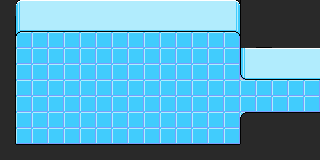

The image is a tile-based game level rendered from a .tmx file. Its description and complete source (layers, tilesets, objects, tile grids) follow:
An orthogonal 20x10 tile map with 16x16 px tiles, 4 tile layers (Tile Layer 1, Tile Layer 2, Tile Layer 3, Tile Layer 4).

<map version="1.4" tiledversion="1.4.2" orientation="orthogonal" renderorder="right-down" width="20" height="10" tilewidth="16" tileheight="16" infinite="0" nextlayerid="5" nextobjectid="1">
 <tileset firstgid="1" source="lab.tsx" />
 <layer id="1" name="Tile Layer 1" width="20" height="10">
  <data encoding="csv">
71,71,102,102,102,102,102,102,102,102,102,102,102,102,102,102,102,102,102,103,
81,101,102,102,102,102,102,102,102,102,102,102,102,102,102,102,102,102,103,113,
101,2,2,2,2,2,2,2,2,2,2,2,2,2,2,2,102,102,102,103,
111,2,2,2,2,2,2,2,2,2,2,2,2,2,2,2,112,112,112,113,
111,2,2,2,2,2,2,2,2,2,2,2,2,2,2,112,0,0,2,2,
111,2,2,2,2,2,2,2,2,2,2,2,2,2,2,2,2,2,2,2,
111,2,2,2,2,2,2,2,2,2,2,2,2,2,2,2,2,2,2,2,
2,2,2,2,2,2,2,2,2,2,2,2,2,2,2,2,2,2,2,113,
2,2,2,2,2,2,2,2,2,2,2,2,2,2,2,2,2,112,112,113,
121,122,122,122,122,122,122,122,122,122,122,122,122,122,2,2,122,122,122,123
</data>
 </layer>
 <layer id="2" name="Tile Layer 2" width="20" height="10">
  <data encoding="csv">
71,42,42,42,42,42,42,42,42,42,42,42,42,42,42,42,42,42,42,72,
81,52,52,52,52,52,52,52,52,52,52,52,52,52,52,52,52,52,52,82,
91,0,0,0,0,0,0,0,0,0,0,0,0,0,0,0,0,0,0,92,
0,0,0,0,0,0,0,0,0,0,0,0,0,0,0,0,0,0,0,0,
0,0,0,0,0,0,0,0,0,0,0,0,0,0,0,0,0,0,0,0,
0,0,0,0,0,0,0,0,0,0,0,0,0,0,0,0,0,0,0,0,
0,0,0,0,0,0,0,0,0,0,0,0,0,0,0,0,0,0,0,0,
0,0,0,0,0,0,0,0,0,0,0,0,0,0,0,0,0,0,0,0,
0,0,0,0,0,0,0,0,0,0,0,0,0,0,0,0,0,0,0,0,
0,0,0,0,0,0,0,0,0,0,0,0,0,0,0,0,0,0,0,0
</data>
 </layer>
 <layer id="3" name="Tile Layer 3" width="20" height="10">
  <data encoding="csv">
0,0,0,0,0,0,0,0,0,0,0,0,0,0,0,0,0,0,0,0,
0,0,0,0,0,0,0,0,0,0,0,0,0,0,0,0,0,0,0,0,
0,0,0,0,0,0,0,0,0,0,0,0,0,0,0,0,0,0,0,0,
0,0,0,0,0,0,0,0,0,0,0,0,0,0,0,0,0,0,0,0,
0,0,0,0,0,0,0,0,0,0,0,0,0,0,0,0,0,0,0,0,
0,0,0,0,0,0,0,0,0,0,0,0,0,0,0,0,0,0,0,0,
0,0,0,0,0,0,0,0,0,0,0,0,0,0,0,0,0,0,0,0,
0,0,0,0,0,0,0,0,0,0,0,0,0,0,0,0,0,0,0,0,
0,0,0,0,0,0,0,0,0,0,0,0,0,0,0,0,0,0,0,0,
0,0,0,0,0,0,0,0,0,0,0,0,0,0,0,0,0,0,0,0
</data>
 </layer>
 <layer id="4" name="Tile Layer 4" width="20" height="10">
  <data encoding="csv">
22,71,0,0,0,0,0,0,0,0,0,0,0,0,72,21,22,22,22,22,
23,81,0,0,0,0,0,0,0,0,0,0,0,0,82,21,22,22,22,22,
23,91,0,0,0,0,0,0,0,0,0,0,0,0,92,21,32,22,22,22,
23,0,0,0,0,0,0,0,0,0,0,0,0,0,0,41,42,42,42,42,
23,0,0,0,0,0,0,0,0,0,0,0,0,0,0,51,52,52,52,52,
23,0,0,0,0,0,0,0,0,0,0,0,0,0,0,0,0,0,0,0,
23,0,0,0,0,0,0,0,0,0,0,0,0,0,0,0,0,0,0,0,
23,0,0,0,0,0,0,0,0,0,0,0,0,0,0,11,12,12,12,12,
23,0,0,0,0,0,0,0,0,0,0,0,0,0,0,21,22,22,22,22,
22,12,12,12,12,12,12,12,12,12,12,12,12,12,12,22,22,22,22,22
</data>
 </layer>
</map>
